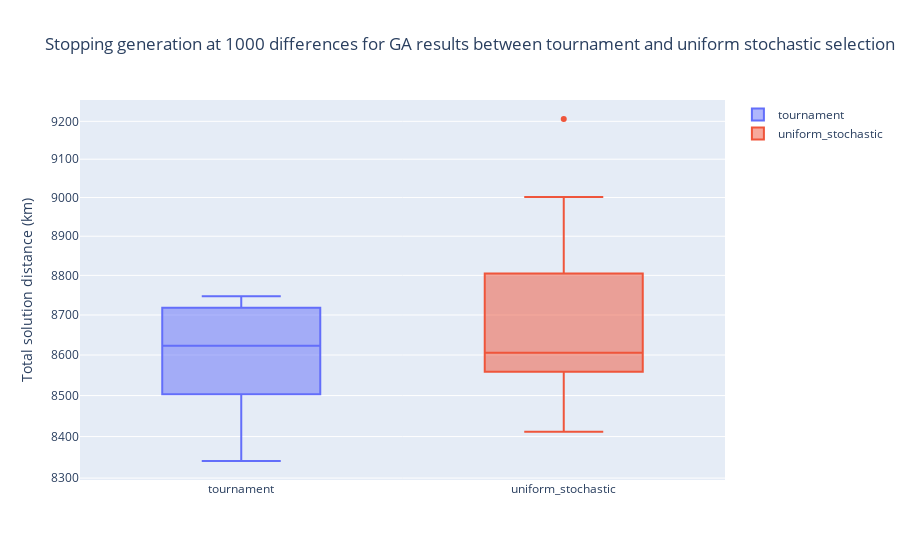

Notebook code cell kept with this figure:
### Code cell
data = [go.Box(y = df_gen['GA_popexp_100cities_100pop_1000gen'], name = 'tournament'),go.Box(y = df_gen['1000gen_uni'], name = 'uniform_stochastic')]

layout = go.Layout(
    title = "Stopping generation at 1000 differences for GA results\nbetween tournament and uniform stochastic selection method",
    yaxis_title = 'Total solution distance (km)',
    yaxis = dict(
        type = 'log',
        autorange = True
    )
)

plotly.offline.iplot({'data':data, 'layout':layout})

### Figure 1 — Plotly figure (JSON) as saved in the notebook; plotly's stock layout.template omitted (floating-point values rounded to 4 significant figures)
{"data": [{"name": "tournament", "type": "box", "y": [8718.0, 8590.0, 8503.0, 8492.0, 8747.0, 8504.0, 8341.0, 8735.0, 8667.0, 8656.0]}, {"name": "uniform_stochastic", "type": "box", "y": [8750.0, 9206.0, 8611.0, 8601.0, 8465.0, 8805.0, 8412.0, 8558.0, 8589.0, 9002.0]}], "layout": {"autosize": true, "title": {"text": "Stopping generation at 1000 differences for GA results\nbetween tournament and uniform stochastic selection method"}, "xaxis": {"autorange": true, "range": [-0.5, 1.5], "type": "category"}, "yaxis": {"autorange": true, "range": [3.919, 3.966], "title": {"text": "Total solution distance (km)"}, "type": "log"}}}
